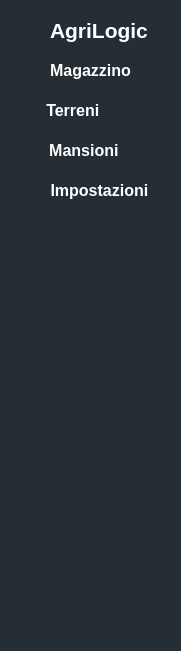
   <widget class="QFrame" name="frame">
    <property name="geometry">
     <rect>
      <x>0</x>
      <y>0</y>
      <width>181</width>
      <height>651</height>
     </rect>
    </property>
    <property name="palette">
     <palette>
      <active>
       <colorrole role="WindowText">
        <brush brushstyle="SolidPattern">
         <color alpha="255">
          <red>255</red>
          <green>255</green>
          <blue>255</blue>
         </color>
        </brush>
       </colorrole>
       <colorrole role="Button">
        <brush brushstyle="SolidPattern">
         <color alpha="255">
          <red>37</red>
          <green>46</green>
          <blue>53</blue>
         </color>
        </brush>
       </colorrole>
       <colorrole role="Light">
        <brush brushstyle="SolidPattern">
         <color alpha="255">
          <red>55</red>
          <green>69</green>
          <blue>79</blue>
         </color>
        </brush>
       </colorrole>
       <colorrole role="Midlight">
        <brush brushstyle="SolidPattern">
         <color alpha="255">
          <red>46</red>
          <green>57</green>
          <blue>66</blue>
         </color>
        </brush>
       </colorrole>
       <colorrole role="Dark">
        <brush brushstyle="SolidPattern">
         <color alpha="255">
          <red>18</red>
          <green>23</green>
          <blue>26</blue>
         </color>
        </brush>
       </colorrole>
       <colorrole role="Mid">
        <brush brushstyle="SolidPattern">
         <color alpha="255">
          <red>25</red>
          <green>31</green>
          <blue>35</blue>
         </color>
        </brush>
       </colorrole>
       <colorrole role="Text">
        <brush brushstyle="SolidPattern">
         <color alpha="255">
          <red>255</red>
          <green>255</green>
          <blue>255</blue>
         </color>
        </brush>
       </colorrole>
       <colorrole role="BrightText">
        <brush brushstyle="SolidPattern">
         <color alpha="255">
          <red>255</red>
          <green>255</green>
          <blue>255</blue>
         </color>
        </brush>
       </colorrole>
       <colorrole role="ButtonText">
        <brush brushstyle="SolidPattern">
         <color alpha="255">
          <red>255</red>
          <green>255</green>
          <blue>255</blue>
         </color>
        </brush>
       </colorrole>
       <colorrole role="Base">
        <brush brushstyle="SolidPattern">
         <color alpha="255">
          <red>37</red>
          <green>46</green>
          <blue>53</blue>
         </color>
        </brush>
       </colorrole>
       <colorrole role="Window">
        <brush brushstyle="SolidPattern">
         <color alpha="255">
          <red>37</red>
          <green>46</green>
          <blue>53</blue>
         </color>
        </brush>
       </colorrole>
       <colorrole role="Shadow">
        <brush brushstyle="SolidPattern">
         <color alpha="255">
          <red>0</red>
          <green>0</green>
          <blue>0</blue>
         </color>
        </brush>
       </colorrole>
       <colorrole role="AlternateBase">
        <brush brushstyle="SolidPattern">
         <color alpha="255">
          <red>18</red>
          <green>23</green>
          <blue>26</blue>
         </color>
        </brush>
       </colorrole>
       <colorrole role="ToolTipBase">
        <brush brushstyle="SolidPattern">
         <color alpha="255">
          <red>255</red>
          <green>255</green>
          <blue>220</blue>
         </color>
        </brush>
       </colorrole>
       <colorrole role="ToolTipText">
        <brush brushstyle="SolidPattern">
         <color alpha="255">
          <red>0</red>
          <green>0</green>
          <blue>0</blue>
         </color>
        </brush>
       </colorrole>
       <colorrole role="PlaceholderText">
        <brush brushstyle="SolidPattern">
         <color alpha="127">
          <red>255</red>
          <green>255</green>
          <blue>255</blue>
         </color>
        </brush>
       </colorrole>
       <colorrole role="Accent">
        <brush brushstyle="SolidPattern">
         <color alpha="255">
          <red>0</red>
          <green>0</green>
          <blue>0</blue>
         </color>
        </brush>
       </colorrole>
      </active>
      <inactive>
       <colorrole role="WindowText">
        <brush brushstyle="SolidPattern">
         <color alpha="255">
          <red>255</red>
          <green>255</green>
          <blue>255</blue>
         </color>
        </brush>
       </colorrole>
       <colorrole role="Button">
        <brush brushstyle="SolidPattern">
         <color alpha="255">
          <red>37</red>
          <green>46</green>
          <blue>53</blue>
         </color>
        </brush>
       </colorrole>
       <colorrole role="Light">
        <brush brushstyle="SolidPattern">
         <color alpha="255">
          <red>55</red>
          <green>69</green>
          <blue>79</blue>
         </color>
        </brush>
       </colorrole>
       <colorrole role="Midlight">
        <brush brushstyle="SolidPattern">
         <color alpha="255">
          <red>46</red>
          <green>57</green>
          <blue>66</blue>
         </color>
        </brush>
       </colorrole>
       <colorrole role="Dark">
        <brush brushstyle="SolidPattern">
         <color alpha="255">
          <red>18</red>
          <green>23</green>
          <blue>26</blue>
         </color>
        </brush>
       </colorrole>
       <colorrole role="Mid">
        <brush brushstyle="SolidPattern">
         <color alpha="255">
          <red>25</red>
          <green>31</green>
          <blue>35</blue>
         </color>
        </brush>
       </colorrole>
       <colorrole role="Text">
        <brush brushstyle="SolidPattern">
         <color alpha="255">
          <red>255</red>
          <green>255</green>
          <blue>255</blue>
         </color>
        </brush>
       </colorrole>
       <colorrole role="BrightText">
        <brush brushstyle="SolidPattern">
         <color alpha="255">
          <red>255</red>
          <green>255</green>
          <blue>255</blue>
         </color>
        </brush>
       </colorrole>
       <colorrole role="ButtonText">
        <brush brushstyle="SolidPattern">
         <color alpha="255">
          <red>255</red>
          <green>255</green>
          <blue>255</blue>
         </color>
        </brush>
       </colorrole>
       <colorrole role="Base">
        <brush brushstyle="SolidPattern">
         <color alpha="255">
          <red>37</red>
          <green>46</green>
          <blue>53</blue>
         </color>
        </brush>
       </colorrole>
       <colorrole role="Window">
        <brush brushstyle="SolidPattern">
         <color alpha="255">
          <red>37</red>
          <green>46</green>
          <blue>53</blue>
         </color>
        </brush>
       </colorrole>
       <colorrole role="Shadow">
        <brush brushstyle="SolidPattern">
         <color alpha="255">
          <red>0</red>
          <green>0</green>
          <blue>0</blue>
         </color>
        </brush>
       </colorrole>
       <colorrole role="AlternateBase">
        <brush brushstyle="SolidPattern">
         <color alpha="255">
          <red>18</red>
          <green>23</green>
          <blue>26</blue>
         </color>
        </brush>
       </colorrole>
       <colorrole role="ToolTipBase">
        <brush brushstyle="SolidPattern">
         <color alpha="255">
          <red>255</red>
          <green>255</green>
          <blue>220</blue>
         </color>
        </brush>
       </colorrole>
       <colorrole role="ToolTipText">
        <brush brushstyle="SolidPattern">
         <color alpha="255">
          <red>0</red>
          <green>0</green>
          <blue>0</blue>
         </color>
        </brush>
       </colorrole>
       <colorrole role="PlaceholderText">
        <brush brushstyle="SolidPattern">
         <color alpha="127">
          <red>255</red>
          <green>255</green>
          <blue>255</blue>
         </color>
        </brush>
       </colorrole>
       <colorrole role="Accent">
        <brush brushstyle="SolidPattern">
         <color alpha="255">
          <red>0</red>
          <green>0</green>
          <blue>0</blue>
         </color>
        </brush>
       </colorrole>
      </inactive>
      <disabled>
       <colorrole role="WindowText">
        <brush brushstyle="SolidPattern">
         <color alpha="255">
          <red>18</red>
          <green>23</green>
          <blue>26</blue>
         </color>
        </brush>
       </colorrole>
       <colorrole role="Button">
        <brush brushstyle="SolidPattern">
         <color alpha="255">
          <red>37</red>
          <green>46</green>
          <blue>53</blue>
         </color>
        </brush>
       </colorrole>
       <colorrole role="Light">
        <brush brushstyle="SolidPattern">
         <color alpha="255">
          <red>55</red>
          <green>69</green>
          <blue>79</blue>
         </color>
        </brush>
       </colorrole>
       <colorrole role="Midlight">
        <brush brushstyle="SolidPattern">
         <color alpha="255">
          <red>46</red>
          <green>57</green>
          <blue>66</blue>
         </color>
        </brush>
       </colorrole>
       <colorrole role="Dark">
        <brush brushstyle="SolidPattern">
         <color alpha="255">
          <red>18</red>
          <green>23</green>
          <blue>26</blue>
         </color>
        </brush>
       </colorrole>
       <colorrole role="Mid">
        <brush brushstyle="SolidPattern">
         <color alpha="255">
          <red>25</red>
          <green>31</green>
          <blue>35</blue>
         </color>
        </brush>
       </colorrole>
       <colorrole role="Text">
        <brush brushstyle="SolidPattern">
         <color alpha="255">
          <red>18</red>
          <green>23</green>
          <blue>26</blue>
         </color>
        </brush>
       </colorrole>
       <colorrole role="BrightText">
        <brush brushstyle="SolidPattern">
         <color alpha="255">
          <red>255</red>
          <green>255</green>
          <blue>255</blue>
         </color>
        </brush>
       </colorrole>
       <colorrole role="ButtonText">
        <brush brushstyle="SolidPattern">
         <color alpha="255">
          <red>18</red>
          <green>23</green>
          <blue>26</blue>
         </color>
        </brush>
       </colorrole>
       <colorrole role="Base">
        <brush brushstyle="SolidPattern">
         <color alpha="255">
          <red>37</red>
          <green>46</green>
          <blue>53</blue>
         </color>
        </brush>
       </colorrole>
       <colorrole role="Window">
        <brush brushstyle="SolidPattern">
         <color alpha="255">
          <red>37</red>
          <green>46</green>
          <blue>53</blue>
         </color>
        </brush>
       </colorrole>
       <colorrole role="Shadow">
        <brush brushstyle="SolidPattern">
         <color alpha="255">
          <red>0</red>
          <green>0</green>
          <blue>0</blue>
         </color>
        </brush>
       </colorrole>
       <colorrole role="AlternateBase">
        <brush brushstyle="SolidPattern">
         <color alpha="255">
          <red>37</red>
          <green>46</green>
          <blue>53</blue>
         </color>
        </brush>
       </colorrole>
       <colorrole role="ToolTipBase">
        <brush brushstyle="SolidPattern">
         <color alpha="255">
          <red>255</red>
          <green>255</green>
          <blue>220</blue>
         </color>
        </brush>
       </colorrole>
       <colorrole role="ToolTipText">
        <brush brushstyle="SolidPattern">
         <color alpha="255">
          <red>0</red>
          <green>0</green>
          <blue>0</blue>
         </color>
        </brush>
       </colorrole>
       <colorrole role="PlaceholderText">
        <brush brushstyle="SolidPattern">
         <color alpha="127">
          <red>18</red>
          <green>23</green>
          <blue>26</blue>
         </color>
        </brush>
       </colorrole>
       <colorrole role="Accent">
        <brush brushstyle="SolidPattern">
         <color alpha="255">
          <red>26</red>
          <green>32</green>
          <blue>37</blue>
         </color>
        </brush>
       </colorrole>
      </disabled>
     </palette>
    </property>
    <property name="autoFillBackground">
     <bool>true</bool>
    </property>
    <property name="frameShape">
     <enum>QFrame::Shape::NoFrame</enum>
    </property>
    <property name="frameShadow">
     <enum>QFrame::Shadow::Raised</enum>
    </property>
    <widget class="QFrame" name="frame_2">
     <property name="geometry">
      <rect>
       <x>0</x>
       <y>0</y>
       <width>181</width>
       <height>61</height>
      </rect>
     </property>
     <property name="font">
      <font>
       <stylestrategy>PreferDefault</stylestrategy>
      </font>
     </property>
     <property name="autoFillBackground">
      <bool>true</bool>
     </property>
     <property name="frameShape">
      <enum>QFrame::Shape::NoFrame</enum>
     </property>
     <property name="frameShadow">
      <enum>QFrame::Shadow::Raised</enum>
     </property>
     <widget class="QLabel" name="label_2">
      <property name="geometry">
       <rect>
        <x>50</x>
        <y>10</y>
        <width>111</width>
        <height>41</height>
       </rect>
      </property>
      <property name="font">
       <font>
        <family>Arial</family>
        <pointsize>16</pointsize>
        <bold>true</bold>
        <stylestrategy>PreferDefault</stylestrategy>
       </font>
      </property>
      <property name="text">
       <string>AgriLogic</string>
      </property>
     </widget>
     <widget class="QLabel" name="label">
      <property name="geometry">
       <rect>
        <x>10</x>
        <y>10</y>
        <width>41</width>
        <height>41</height>
       </rect>
      </property>
      <property name="text">
       <string/>
      </property>
      <property name="pixmap">
       <pixmap>agrilogic.png</pixmap>
      </property>
     </widget>
    </widget>
    <widget class="QPushButton" name="btnMagazzino">
     <property name="geometry">
      <rect>
       <x>0</x>
       <y>50</y>
       <width>181</width>
       <height>41</height>
      </rect>
     </property>
     <property name="font">
      <font>
       <family>Arial</family>
       <pointsize>12</pointsize>
       <bold>true</bold>
      </font>
     </property>
     <property name="mouseTracking">
      <bool>false</bool>
     </property>
     <property name="autoFillBackground">
      <bool>true</bool>
     </property>
     <property name="text">
      <string>    Magazzino    </string>
     </property>
     <property name="icon">
      <iconset>
       <normaloff>magazzino.png</normaloff>magazzino.png</iconset>
     </property>
     <property name="iconSize">
      <size>
       <width>25</width>
       <height>25</height>
      </size>
     </property>
     <property name="flat">
      <bool>true</bool>
     </property>
    </widget>
    <widget class="QPushButton" name="btnTerreni">
     <property name="geometry">
      <rect>
       <x>0</x>
       <y>90</y>
       <width>181</width>
       <height>41</height>
      </rect>
     </property>
     <property name="font">
      <font>
       <family>Arial</family>
       <pointsize>12</pointsize>
       <bold>true</bold>
      </font>
     </property>
     <property name="mouseTracking">
      <bool>false</bool>
     </property>
     <property name="autoFillBackground">
      <bool>true</bool>
     </property>
     <property name="text">
      <string>    Terreni            </string>
     </property>
     <property name="icon">
      <iconset>
       <normaloff>terreno.png</normaloff>terreno.png</iconset>
     </property>
     <property name="iconSize">
      <size>
       <width>25</width>
       <height>25</height>
      </size>
     </property>
     <property name="flat">
      <bool>true</bool>
     </property>
    </widget>
    <widget class="QPushButton" name="btnImpostazioni">
     <property name="geometry">
      <rect>
       <x>0</x>
       <y>170</y>
       <width>181</width>
       <height>41</height>
      </rect>
     </property>
     <property name="font">
      <font>
       <family>Arial</family>
       <pointsize>12</pointsize>
       <bold>true</bold>
      </font>
     </property>
     <property name="mouseTracking">
      <bool>false</bool>
     </property>
     <property name="autoFillBackground">
      <bool>true</bool>
     </property>
     <property name="text">
      <string>    Impostazioni</string>
     </property>
     <property name="icon">
      <iconset>
       <normaloff>impostazioni.png</normaloff>impostazioni.png</iconset>
     </property>
     <property name="iconSize">
      <size>
       <width>25</width>
       <height>25</height>
      </size>
     </property>
     <property name="flat">
      <bool>true</bool>
     </property>
    </widget>
    <widget class="QPushButton" name="btnMansioni">
     <property name="geometry">
      <rect>
       <x>0</x>
       <y>130</y>
       <width>181</width>
       <height>41</height>
      </rect>
     </property>
     <property name="font">
      <font>
       <family>Arial</family>
       <pointsize>12</pointsize>
       <bold>true</bold>
      </font>
     </property>
     <property name="mouseTracking">
      <bool>false</bool>
     </property>
     <property name="autoFillBackground">
      <bool>true</bool>
     </property>
     <property name="text">
      <string>    Mansioni       </string>
     </property>
     <property name="icon">
      <iconset>
       <normaloff>mansione.png</normaloff>mansione.png</iconset>
     </property>
     <property name="iconSize">
      <size>
       <width>45</width>
       <height>45</height>
      </size>
     </property>
     <property name="flat">
      <bool>true</bool>
     </property>
    </widget>
   </widget>
